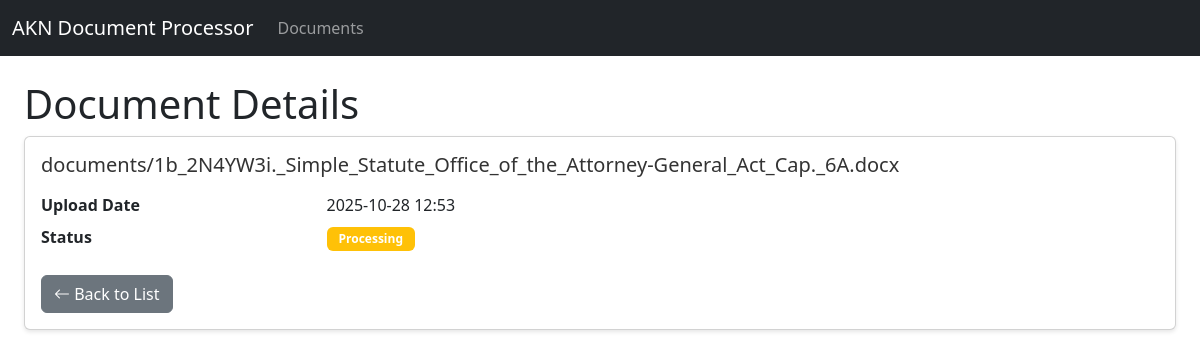
Page /document/60/ on the earlier database version.
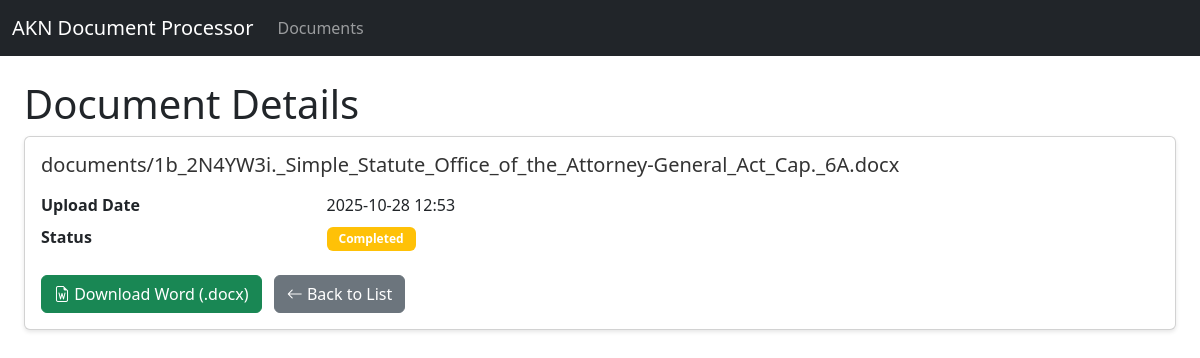
Same page on the later database version.
### myapp/models.py (models this page shows, shortened)
class Document(models.Model):
    PROCESSING_STATUS = [
        ('UPLOADED', 'Uploaded'),
        ('PROCESSING', 'Processing'),
        ('COMPLETED', 'Completed'),
        ('FAILED', 'Failed'),
    ]
    original_file = models.FileField(upload_to='documents/')
    processed_file = models.FileField(upload_to='processed/', null=True, blank=True)
    pdf_file = models.FileField(upload_to='processed/', null=True, blank=True)
    status = models.CharField(max_length=20, choices=PROCESSING_STATUS, default='UPLOADED')
    uploaded_at = models.DateTimeField(auto_now_add=True)
    processed_at = models.DateTimeField(null=True, blank=True)
    error_message = models.TextField(blank=True, null=True)
    progress = models.IntegerField(default=0)

### myapp/views.py (the view)
# urls.py: path('document/<int:pk>/', views.document_detail, name='document_detail'),
def document_detail(request, pk):
    document = get_object_or_404(Document, pk=pk)
    return render(request, 'myapp/document_detail.html', {
        'document': document
    })

### myapp/templates/myapp/document_detail.html (shortened to what this page needs)
{% extends 'base.html' %}
{% block content %}
<div class="container mt-4">
    <h1>Document Details</h1>
    <div class="card">
        <div class="card-body">
            <h5 class="card-title">{{ document.original_file.name }}</h5>
            <dl class="row">
                <dt class="col-sm-3">Upload Date</dt>
                <dd class="col-sm-9">{{ document.uploaded_at|date:"Y-m-d H:i" }}</dd>
                <dt class="col-sm-3">Status</dt>
                <dd class="col-sm-9">
                    <span class="badge {% if document.status == 'processed' %}bg-success{% elif document.status == 'failed' %}bg-danger{% else %}bg-warning{% endif %}">
                        {{ document.get_status_display }}
                    </span>
                </dd>
            </dl>
            <div class="mt-3">
                {% if document.processed_file %}
                <a href="{{ document.processed_file.url }}" class="btn btn-success me-2">
                    <i class="bi bi-file-earmark-word"></i> Download Word (.docx)
                </a>
                {% endif %}
                <a href="{% url 'document_list' %}" class="btn btn-secondary">
                    <i class="bi bi-arrow-left"></i> Back to List
                </a>
            </div>
        </div>
    </div>
</div>
{% endblock %}

Differences in the rows shown:
changed Document: status "Processing" → "Completed"
Other differences:
text now shown: "Download Word (.docx)"
